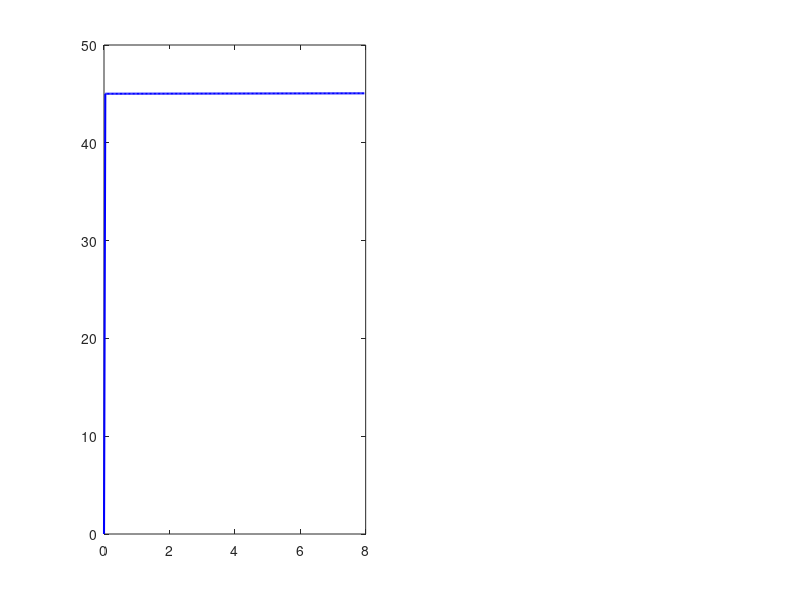

The MATLAB script that drew this image: (Note: this script raises an error after producing the figure.)
function MarinoTomei_ANC_freq_estimator()
%% Marino & Tomei (2016) 自适应扰动抑制 — ANC 次级路径
%
% 严格遵循 docs/MarinoTomei_2016_Derivation.md 的 Eq.(5)-(6).
%
% 控制律:  u = -w0_hat - sum(w_{2i-1}_hat)
% 估计器:  dw/dt = f(w, y, sign{Re[P(j*omega_i)]})
% 自适应:  dtheta_i/dt = eps * sign{Re[P(j*omega_i)]} * w_{2i} * y
%
% 关键: sign{Re[P(j*omega_i)]} 隐含处理被控对象动态.
%       S(z) 在 50/120 Hz 处 Re[S]>0 → 符号均为 +1.

close all; clc;

%% ====== 系统 ======
fs = 4000;  Ts = 1/fs;  Tsim = 8;  N = Tsim * fs;

% 次级路径 S(z) = z^-2 + 1.5*z^-3 - z^-4
S_num = [0, 0, 1, 1.5, -1];  S_len = length(S_num);
S_buf = zeros(S_len, 1);

% 扰动
om1 = 2*pi*50;  om2 = 2*pi*120;  om3 = 2*pi*300;

%% ====== 预计算 sign{Re[S(e^{j*omega*Ts})]} ======
% 来自 Eq.(5)-(6) 的 sign 函数 — 这是 S(z) 知识注入的唯一入口
S_w1 = S_num * exp(-1j * om1*Ts * (0:S_len-1)');  sgn1 = sign(real(S_w1));
S_w2 = S_num * exp(-1j * om2*Ts * (0:S_len-1)');  sgn2 = sign(real(S_w2));
sgn0 = sign(sum(S_num));  % sign[S(1)] = sign[DC gain]
fprintf('=== ANC Marino-Tomei 2016 (sign 预计算) ===\n');
fprintf('sign[S(1)]     = %+d\n', sgn0);
fprintf('sign[Re S(j50)] = %+d  (|S|=%.3f, ∠S=%.1f°)\n', sgn1, abs(S_w1), angle(S_w1)*180/pi);
fprintf('sign[Re S(j120)]= %+d  (|S|=%.3f, ∠S=%.1f°)\n', sgn2, abs(S_w2), angle(S_w2)*180/pi);
fprintf('扰动: 50+120 Hz (+300Hz 未建模)\n');
fprintf('控制律: u = -w0 - w1 - w3  (Eq.5, 无 S 补偿)\n');

%% ====== 估计器参数 ======
k_est = 200;  eps_est = 1.0;   m = 2;
theta = [0.005; 0.03];     % 初始偏离 (真值: (2π·f/fs)² = [0.00617, 0.03553])
w_hat = zeros(2*m+1, 1);   % [w0, w1, w2, w3, w4]

%% ====== 日志 ======
Nlog = 200;  di = max(1, round(N/Nlog));
t_log = zeros(Nlog,1);  f_log = zeros(m,Nlog);
u_log = zeros(Nlog,1);  e_log = zeros(Nlog,1);
li = 1;

for n = 1:N
    tt = (n-1) * Ts;
    d = sin(om1*tt) + sin(om2*tt) + 0.3*sin(om3*tt);
    y_sec = S_num * S_buf;
    e = d + y_sec;

    if n == 1
        t_log(1)=0; f_log(:,1)=[0;0]; u_log(1)=0; e_log(1)=e; li=2;
        continue;
    end

    %% === Eq.(5): 估计器状态更新 (sign{Re[P(j*omega_i)]} 注入) ===
    y = e;
    dw = zeros(2*m+1, 1);
    dw(1) = sgn0 * k_est * y;               % ẇ₀ = sign[P(0)]·k·y
    dw(2) = w_hat(3) + sgn1 * k_est * y;    % ẇ₁ = w₂ + sign[P(jω₁)]·k·y
    dw(3) = -theta(1) * w_hat(2);           % ẇ₂ = -θ₁·w₁
    dw(4) = w_hat(5) + sgn2 * k_est * y;    % ẇ₃ = w₄ + sign[P(jω₂)]·k·y
    dw(5) = -theta(2) * w_hat(4);           % ẇ₄ = -θ₂·w₃

    %% === Eq.(6): 频率自适应 ===
    dth1 =  sgn1 * eps_est * w_hat(3) * y;  % θ̇₁ = sign[P(jω₁)]·ε·w₂·y
    dth2 =  sgn2 * eps_est * w_hat(5) * y;  % θ̇₂ = sign[P(jω₂)]·ε·w₄·y

    w_hat = w_hat + Ts * dw;
    theta(1) = max(theta(1) + Ts * dth1, 1e-8);
    theta(2) = max(theta(2) + Ts * dth2, 1e-8);

    %% === Eq.(5): 控制律 u = -w0 - w1 - w3 ===
    u = -(w_hat(1) + w_hat(2) + w_hat(4));

    %% S(z) 滤波
    S_buf = [u; S_buf(1:end-1)];

    %% 日志
    if mod(n, di) == 0 && li <= Nlog
        t_log(li) = tt;
        f_log(:,li) = sqrt(max(theta,1e-10)) / (2*pi*Ts);
        u_log(li) = u;  e_log(li) = e;
        li = li + 1;
    end
end

%% 输出
fprintf('-----------------------------------------------\n');
fprintf('theta 终值:  [%.6f %.6f]  (真值 [%.4f %.4f])\n', theta, (om1*Ts)^2, (om2*Ts)^2);
fprintf('频率 终值:   [%.1f %.1f] Hz  (真值 [%.0f %.0f])\n', ...
    sqrt(theta(1))*fs/(2*pi), sqrt(theta(2))*fs/(2*pi), om1/(2*pi), om2/(2*pi));
fprintf('控制前 d RMS: %.3f   控制后 e RMS: %.3f\n', sqrt(1), rms(e_log));

%% 绘图
figure('Name','频率估计','Position',[100 80 800 350]);
subplot(1,2,1); plot(t_log,f_log(1,:),'b','LineWidth',1.5); hold on; yline(50,'r--');
ylabel('Hz'); title('f_1 (真值 50 Hz)'); grid on;
subplot(1,2,2); plot(t_log,f_log(2,:),'b','LineWidth',1.5); hold on; yline(120,'r--');
ylabel('Hz'); title('f_2 (真值 120 Hz)'); grid on;

figure('Name','信号','Position',[150 130 800 350]);
subplot(2,1,1); plot(t_log, e_log); title('误差 e(t)'); grid on;
subplot(2,1,2); plot(t_log, u_log); title('控制 u(t)'); grid on;

end
